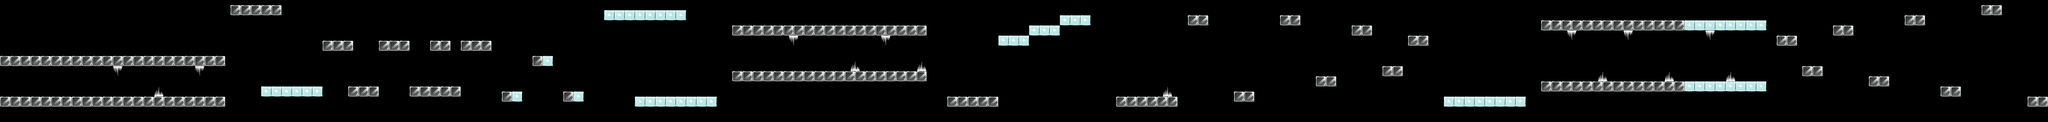

Below is a game level as drawn by its tile map, then a one-line description and the .tmx that defines it (tile-layer data replaced by summaries):
An orthogonal 400x24 tile map with 32x32 px tiles, 1 tile layer (Wall) and 132 objects.

<map version="1.0" orientation="orthogonal" width="400" height="24" tilewidth="32" tileheight="32">
 <tileset firstgid="1" name="brick3" tilewidth="32" tileheight="32">
  <image source="brick3.png" width="384" height="128" />
 </tileset>
 <objectgroup name="brick_grass" width="400" height="24">
  <object x="0" y="352" width="1408" height="64" />
  <object x="0" y="608" width="1408" height="64" />
  <object x="1442" y="34" width="315" height="59" />
  <object x="6976" y="608" width="384" height="64" />
  <object x="9632" y="128" width="896" height="64" />
  <object x="9632" y="512" width="896" height="64" />
  <object x="4576" y="160" width="1216" height="64" />
  <object x="4576" y="448" width="1216" height="64" />
  <object x="11104" y="224" width="128" height="64" />
  <object x="5920" y="608" width="320" height="64" />
  <object x="2016" y="256" width="192" height="64" />
  <object x="2176" y="544" width="192" height="64" />
  <object x="2368" y="256" width="192" height="64" />
  <object x="2560" y="544" width="320" height="64" />
  <object x="2688" y="256" width="128" height="64" />
  <object x="2880" y="256" width="192" height="64" />
  <object x="3328" y="352" width="64" height="64" />
  <object x="3136" y="576" width="64" height="64" />
  <object x="3520" y="576" width="64" height="64" />
  <object x="8224" y="480" width="128" height="64" />
  <object x="8448" y="160" width="128" height="64" />
  <object x="7424" y="96" width="128" height="64" />
  <object x="7712" y="576" width="128" height="64" />
  <object x="8640" y="416" width="128" height="64" />
  <object x="8000" y="96" width="128" height="64" />
  <object x="8800" y="224" width="128" height="64" />
  <object x="7040" y="320" />
 </objectgroup>
 <objectgroup name="brick_ice" width="400" height="24">
  <object x="1632" y="544" width="64" height="64" />
  <object x="1696" y="544" width="64" height="64" />
  <object x="1760" y="544" width="64" height="64" />
  <object x="1824" y="544" width="64" height="64" />
  <object x="1888" y="544" width="64" height="64" />
  <object x="1952" y="544" width="64" height="64" />
  <object x="3200" y="576" width="64" height="64" />
  <object x="3392" y="352" width="64" height="64" />
  <object x="3584" y="576" width="64" height="64" />
  <object x="3776" y="64" width="64" height="64" />
  <object x="3840" y="64" width="64" height="64" />
  <object x="3968" y="64" width="64" height="64" />
  <object x="3904" y="64" width="64" height="64" />
  <object x="4096" y="64" width="64" height="64" />
  <object x="4032" y="64" width="64" height="64" />
  <object x="4160" y="64" width="64" height="64" />
  <object x="4224" y="64" width="64" height="64" />
  <object x="4032" y="608" width="64" height="64" />
  <object x="4416" y="608" width="64" height="64" />
  <object x="4096" y="608" width="64" height="64" />
  <object x="4224" y="608" width="64" height="64" />
  <object x="4288" y="608" width="64" height="64" />
  <object x="4160" y="608" width="64" height="64" />
  <object x="4352" y="608" width="64" height="64" />
  <object x="3968" y="608" width="64" height="64" />
  <object x="6304" y="224" width="64" height="64" />
  <object x="6368" y="224" width="64" height="64" />
  <object x="6240" y="224" width="64" height="64" />
  <object x="6496" y="160" width="64" height="64" />
  <object x="6560" y="160" width="64" height="64" />
  <object x="6432" y="160" width="64" height="64" />
  <object x="6688" y="96" width="64" height="64" />
  <object x="6752" y="96" width="64" height="64" />
  <object x="6624" y="96" width="64" height="64" />
  <object x="9088" y="608" width="64" height="64" />
  <object x="9152" y="608" width="64" height="64" />
  <object x="9024" y="608" width="64" height="64" />
  <object x="9280" y="608" width="64" height="64" />
  <object x="9344" y="608" width="64" height="64" />
  <object x="9216" y="608" width="64" height="64" />
  <object x="9472" y="608" width="64" height="64" />
  <object x="9408" y="608" width="64" height="64" />
  <object x="10592" y="128" width="64" height="64" />
  <object x="10656" y="128" width="64" height="64" />
  <object x="10528" y="128" width="64" height="64" />
  <object x="10784" y="128" width="64" height="64" />
  <object x="10848" y="128" width="64" height="64" />
  <object x="10720" y="128" width="64" height="64" />
  <object x="10976" y="128" width="64" height="64" />
  <object x="10912" y="128" width="64" height="64" />
  <object x="10720" y="512" width="64" height="64" />
  <object x="10912" y="512" width="64" height="64" />
  <object x="10528" y="512" width="64" height="64" />
  <object x="10976" y="512" width="64" height="64" />
  <object x="10656" y="512" width="64" height="64" />
  <object x="10784" y="512" width="64" height="64" />
  <object x="10592" y="512" width="64" height="64" />
  <object x="10848" y="512" width="64" height="64" />
  <object x="11264" y="416" width="128" height="64" />
  <object x="11456" y="160" width="128" height="64" />
  <object x="11680" y="480" width="128" height="64" />
  <object x="11904" y="96" width="128" height="64" />
  <object x="12160" y="544" width="128" height="64" />
  <object x="12384" y="32" width="128" height="64" />
  <object x="12672" y="608" width="128" height="64" />
 </objectgroup>
 <objectgroup name="diamond" width="400" height="24">
  <object x="480" y="512" />
  <object x="3232" y="544" />
  <object x="3360" y="544" />
  <object x="3488" y="544" />
  <object x="3616" y="544" />
  <object x="3744" y="544" />
  <object x="3872" y="544" />
  <object x="5088" y="384" />
  <object x="5184" y="384" />
  <object x="5280" y="384" />
  <object x="8481" y="351" />
  <object x="8705" y="356" />
  <object x="8991" y="478" />
  <object x="9280" y="546" />
  <object x="9503" y="542" />
  <object x="9856" y="448" />
  <object x="10144" y="448" />
  <object x="6272" y="448" />
  <object x="6878" y="445" />
  <object x="7424" y="320" />
  <object x="8163" y="351" />
 </objectgroup>
 <objectgroup name="heart" width="400" height="24">
  <object x="1760" y="256" />
  <object x="3872" y="192" />
 </objectgroup>
 <objectgroup name="spade" width="400" height="24" />
 <objectgroup name="club" width="400" height="24" />
 <layer name="Wall" width="400" height="24">
  <data>[9600 cells, 1000 non-empty, 16 distinct tile ids]</data>
 </layer>
 <objectgroup name="icicle" width="400" height="24">
  <object x="704" y="416" width="64" height="64" />
  <object x="960" y="544" width="64" height="64" />
  <object x="1216" y="416" width="64" height="64" />
  <object x="4928" y="224" width="64" height="64" />
  <object x="5312" y="384" width="64" height="64" />
  <object x="5504" y="224" width="64" height="64" />
  <object x="5728" y="384" width="64" height="64" />
  <object x="7264" y="544" width="64" height="64" />
  <object x="10112" y="258" />
  <object x="10337" y="255" />
  <object x="9984" y="257" />
  <object x="9792" y="192" width="64" height="64" />
  <object x="9984" y="448" width="64" height="64" />
  <object x="10144" y="192" width="64" height="64" />
  <object x="10400" y="448" width="64" height="64" />
  <object x="10656" y="192" width="64" height="64" />
  <object x="10784" y="448" width="64" height="64" />
 </objectgroup>
</map>